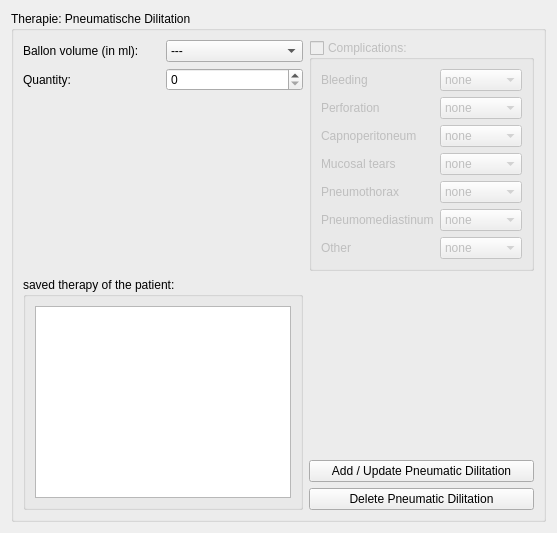
          <widget class="QWidget" name="pneum_dil">
           <layout class="QGridLayout" name="gridLayout_10">
            <item row="0" column="0">
             <widget class="QGroupBox" name="groupBox_5">
              <property name="title">
               <string>Therapie: Pneumatische Dilitation</string>
              </property>
              <layout class="QGridLayout" name="gridLayout_63">
               <item row="0" column="2">
                <widget class="QGroupBox" name="pd_complications">
                 <property name="enabled">
                  <bool>false</bool>
                 </property>
                 <property name="title">
                  <string>Complications:</string>
                 </property>
                 <property name="flat">
                  <bool>false</bool>
                 </property>
                 <property name="checkable">
                  <bool>true</bool>
                 </property>
                 <property name="checked">
                  <bool>false</bool>
                 </property>
                 <layout class="QGridLayout" name="gridLayout_56">
                  <item row="3" column="1">
                   <widget class="QComboBox" name="comboBox_37">
                    <property name="enabled">
                     <bool>false</bool>
                    </property>
                    <item>
                     <property name="text">
                      <string>none</string>
                     </property>
                    </item>
                    <item>
                     <property name="text">
                      <string>mild</string>
                     </property>
                    </item>
                    <item>
                     <property name="text">
                      <string>moderate</string>
                     </property>
                    </item>
                    <item>
                     <property name="text">
                      <string>severe</string>
                     </property>
                    </item>
                   </widget>
                  </item>
                  <item row="1" column="1">
                   <widget class="QComboBox" name="comboBox_38">
                    <property name="enabled">
                     <bool>false</bool>
                    </property>
                    <item>
                     <property name="text">
                      <string>none</string>
                     </property>
                    </item>
                    <item>
                     <property name="text">
                      <string>mild</string>
                     </property>
                    </item>
                    <item>
                     <property name="text">
                      <string>moderate</string>
                     </property>
                    </item>
                    <item>
                     <property name="text">
                      <string>severe</string>
                     </property>
                    </item>
                   </widget>
                  </item>
                  <item row="2" column="1">
                   <widget class="QComboBox" name="comboBox_39">
                    <property name="enabled">
                     <bool>false</bool>
                    </property>
                    <item>
                     <property name="text">
                      <string>none</string>
                     </property>
                    </item>
                    <item>
                     <property name="text">
                      <string>mild</string>
                     </property>
                    </item>
                    <item>
                     <property name="text">
                      <string>moderate</string>
                     </property>
                    </item>
                    <item>
                     <property name="text">
                      <string>severe</string>
                     </property>
                    </item>
                   </widget>
                  </item>
                  <item row="4" column="0">
                   <widget class="QLabel" name="label_105">
                    <property name="text">
                     <string>Pneumothorax</string>
                    </property>
                   </widget>
                  </item>
                  <item row="0" column="1">
                   <widget class="QComboBox" name="comboBox_40">
                    <property name="enabled">
                     <bool>false</bool>
                    </property>
                    <item>
                     <property name="text">
                      <string>none</string>
                     </property>
                    </item>
                    <item>
                     <property name="text">
                      <string>mild</string>
                     </property>
                    </item>
                    <item>
                     <property name="text">
                      <string>moderate</string>
                     </property>
                    </item>
                    <item>
                     <property name="text">
                      <string>servere</string>
                     </property>
                    </item>
                   </widget>
                  </item>
                  <item row="2" column="0">
                   <widget class="QLabel" name="label_107">
                    <property name="text">
                     <string>Capnoperitoneum</string>
                    </property>
                   </widget>
                  </item>
                  <item row="6" column="0">
                   <widget class="QLabel" name="label_108">
                    <property name="text">
                     <string>Other</string>
                    </property>
                   </widget>
                  </item>
                  <item row="1" column="0">
                   <widget class="QLabel" name="label_106">
                    <property name="text">
                     <string>Perforation</string>
                    </property>
                   </widget>
                  </item>
                  <item row="0" column="0">
                   <widget class="QLabel" name="label_109">
                    <property name="text">
                     <string>Bleeding</string>
                    </property>
                   </widget>
                  </item>
                  <item row="4" column="1">
                   <widget class="QComboBox" name="comboBox_42">
                    <property name="enabled">
                     <bool>false</bool>
                    </property>
                    <item>
                     <property name="text">
                      <string>none</string>
                     </property>
                    </item>
                    <item>
                     <property name="text">
                      <string>mild</string>
                     </property>
                    </item>
                    <item>
                     <property name="text">
                      <string>moderate</string>
                     </property>
                    </item>
                    <item>
                     <property name="text">
                      <string>severe</string>
                     </property>
                    </item>
                   </widget>
                  </item>
                  <item row="3" column="0">
                   <widget class="QLabel" name="label_111">
                    <property name="text">
                     <string>Mucosal tears</string>
                    </property>
                   </widget>
                  </item>
                  <item row="6" column="1">
                   <widget class="QComboBox" name="comboBox_41">
                    <property name="enabled">
                     <bool>false</bool>
                    </property>
                    <item>
                     <property name="text">
                      <string>none</string>
                     </property>
                    </item>
                    <item>
                     <property name="text">
                      <string>mild</string>
                     </property>
                    </item>
                    <item>
                     <property name="text">
                      <string>moderate</string>
                     </property>
                    </item>
                    <item>
                     <property name="text">
                      <string>severe</string>
                     </property>
                    </item>
                   </widget>
                  </item>
                  <item row="5" column="0">
                   <widget class="QLabel" name="label_112">
                    <property name="text">
                     <string>Pneumomediastinum</string>
                    </property>
                   </widget>
                  </item>
                  <item row="5" column="1">
                   <widget class="QComboBox" name="comboBox_43">
                    <property name="enabled">
                     <bool>false</bool>
                    </property>
                    <item>
                     <property name="text">
                      <string>none</string>
                     </property>
                    </item>
                    <item>
                     <property name="text">
                      <string>mild</string>
                     </property>
                    </item>
                    <item>
                     <property name="text">
                      <string>moderate</string>
                     </property>
                    </item>
                    <item>
                     <property name="text">
                      <string>severe</string>
                     </property>
                    </item>
                   </widget>
                  </item>
                 </layout>
                </widget>
               </item>
               <item row="2" column="0">
                <widget class="QGroupBox" name="groupBox_16">
                 <property name="title">
                  <string>saved therapy of the patient:</string>
                 </property>
                 <layout class="QGridLayout" name="gridLayout_47">
                  <item row="0" column="0">
                   <widget class="QTextEdit" name="pd_text">
                    <property name="readOnly">
                     <bool>true</bool>
                    </property>
                   </widget>
                  </item>
                 </layout>
                </widget>
               </item>
               <item row="2" column="2">
                <layout class="QGridLayout" name="gridLayout_28">
                 <item row="0" column="0">
                  <spacer name="verticalSpacer_7">
                   <property name="orientation">
                    <enum>Qt::Vertical</enum>
                   </property>
                   <property name="sizeHint" stdset="0">
                    <size>
                     <width>20</width>
                     <height>40</height>
                    </size>
                   </property>
                  </spacer>
                 </item>
                 <item row="2" column="0">
                  <widget class="QPushButton" name="delete_pd_button">
                   <property name="text">
                    <string>Delete Pneumatic Dilitation</string>
                   </property>
                  </widget>
                 </item>
                 <item row="1" column="0">
                  <widget class="QPushButton" name="add_pd_button">
                   <property name="text">
                    <string>Add / Update Pneumatic Dilitation</string>
                   </property>
                  </widget>
                 </item>
                </layout>
               </item>
               <item row="0" column="0">
                <layout class="QGridLayout" name="gridLayout_55">
                 <item row="1" column="1">
                  <widget class="QComboBox" name="pd_ballon_volume_dropdown">
                   <item>
                    <property name="text">
                     <string>---</string>
                    </property>
                   </item>
                   <item>
                    <property name="text">
                     <string>30</string>
                    </property>
                   </item>
                   <item>
                    <property name="text">
                     <string>35</string>
                    </property>
                   </item>
                   <item>
                    <property name="text">
                     <string>40</string>
                    </property>
                   </item>
                  </widget>
                 </item>
                 <item row="2" column="0">
                  <widget class="QLabel" name="label_22">
                   <property name="text">
                    <string>Quantity:</string>
                   </property>
                  </widget>
                 </item>
                 <item row="1" column="0">
                  <widget class="QLabel" name="label_9">
                   <property name="text">
                    <string>Ballon volume (in ml):</string>
                   </property>
                  </widget>
                 </item>
                 <item row="2" column="1">
                  <widget class="QSpinBox" name="pd_quantity_spin"/>
                 </item>
                 <item row="3" column="1">
                  <spacer name="verticalSpacer_16">
                   <property name="orientation">
                    <enum>Qt::Vertical</enum>
                   </property>
                   <property name="sizeHint" stdset="0">
                    <size>
                     <width>20</width>
                     <height>40</height>
                    </size>
                   </property>
                  </spacer>
                 </item>
                </layout>
               </item>
              </layout>
             </widget>
            </item>
           </layout>
          </widget>
